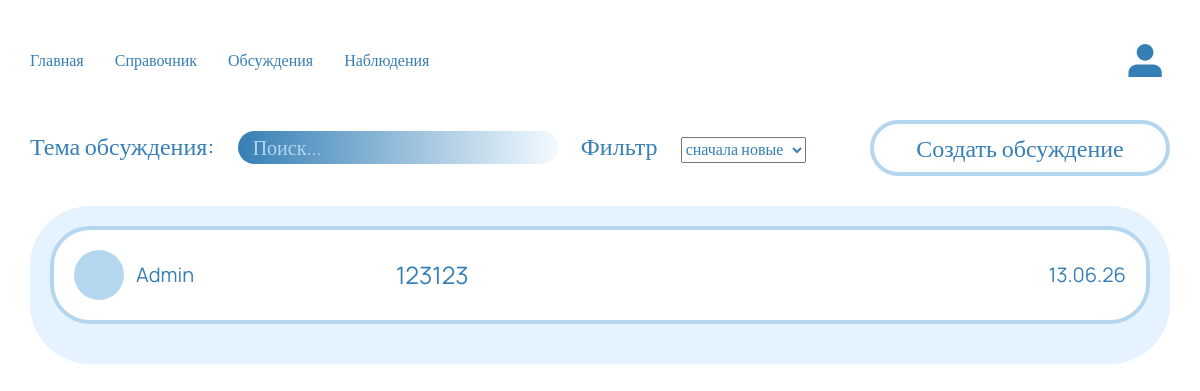
The app's page /discussions/ with its own data.
### discussions/models.py (models this page shows)
class Discussions(models.Model):
    title = models.CharField(max_length=200, null=False)
    content = models.TextField(max_length=1000, null=False)
    image = models.ImageField(upload_to='images/discussions/', null=True, blank=True)
    user = models.ForeignKey(User, on_delete=models.CASCADE)
    date = models.DateField(auto_now_add=True)

### userprofile/models.py (models this page shows)
class Profile(models.Model):
    user = models.OneToOneField(User, on_delete=models.CASCADE)
    first_name = models.CharField(max_length=50, blank=True)
    last_name = models.CharField(max_length=50, blank=True)
    email = models.EmailField(max_length=254, blank=True)
    logo = models.ImageField(blank=True, null=True, default=None, upload_to=product_preview_directory_path)

### discussions/views.py (the view)
# urls.py: path('', ListDiscussionView.as_view(), name='list'),
class ListDiscussionView(View):
    def get(self, request: HttpRequest) -> HttpResponse:
        if request.GET.get("sort") == 'old':
            sort = 'date'
        else:
            sort = '-date'
        if request.GET.get("search"):
            discussions = Discussions.objects.filter(title__icontains=request.GET.get("search")).order_by(sort)
        else:
            discussions = Discussions.objects.all().order_by(sort)
        context = {
            'sort': request.GET.get("sort"),
            'search': request.GET.get("search"),
            'discussions': discussions,
        }
        return render(request, 'discussions/list_discussion.html', context=context)

### discussions/templates/discussions/list_discussion.html (shortened to what this page needs)
{% extends "base.html" %}
{% block main %}
<div class="container">
    <div class="discussions-header">
        <form method="get" class="discussions_form">
            <label for="discussions-search">Тема обсуждения:</label>
            <input
                    id="discussions-search"
                    class="discussions_search"
                    name="search"
                    placeholder="Поиск..."
            >
            <label for="discussions-sort">Фильтр</label>
            <select name="sort" id="discussions-sort" onchange="this.form.submit();">
                {% if sort == "old" %}
                    <option value="old">сначала старые</option>
                    <option value="new">сначала новые</option>
                {% else %}
                    <option value="new">сначала новые</option>
                {% endif %}
            </select>
        </form>
        <a class="btn_light" href="{% url 'discussions:create'%}">Создать обсуждение</a>
    </div>
    <div class="discussions">
        {% for discussion in discussions %}
        <a class="discussions-item" href="{% url 'discussions:detail' pk=discussion.pk %}">
            <div class="discussions-logo"
                {% if discussion.user.profile.logo %}
                style="background-image: url(../../..{{ discussion.user.profile.logo.url }});"
                {% endif %}
                 >
            </div>
            <p class="discussions-user">
                {{ discussion.user.profile.first_name }} {{ discussion.user.profile.last_name }}
            </p>
            <p class="discussions-title">{{ discussion.title|truncatechars:'40' }}</p>
            <p class="discussions-date">{{ discussion.date | date:"d.m.y" }}</p>
        </a>
        {% endfor %}
    </div>
</div>
{% endblock %}

### static/css/common.css (style rules this page uses)
:root { --pale-blue-color: #E4F3FF; --blue-color: #367FB5; --blue-one-color: #B5D6EF; }
* { box-sizing: border-box; font-family: Manrope; color: var(--blue-color); }
a { color: currentColor; text-decoration: none; }
ul, p { margin: 0; padding: 0; }
.container { margin-left: auto; margin-right: auto; padding-left: 30px; padding-right: 30px; max-width: 1300px; }
.btn, .btn_bold, .btn_light, .bnt_file span, .btn_delete { display: inline-block; font-size: 24px; padding: 10px; min-width: 300px; cursor: pointer; text-align: center; border-width: 4px; border-style: solid; border-radius: 40px; }
.btn_light, .bnt_file span { background-color: rgba(0, 0, 0, 0); border-color: var(--blue-one-color); }

### static/css/styles.css (style rules this page uses)
.discussions-header { display: flex; align-items: center; }
.discussions_form { margin-right: auto; }
.discussions_form label { font-size: 24px; margin-right: 20px; }
.discussions_form input::placeholder { color: var(--blue-one-color); }
.discussions_form input { margin-right: 20px; padding: 5px 15px; width: 320px; font-size: 20px; color: white; border: none; border-radius: 50px; background: linear-gradient(90deg, #367FB5 0%, #F3FAFF 100%); }
.discussions { margin-top: 30px; padding: 20px; border-radius: 60px; background-color: var(--pale-blue-color); }
.discussions-item { display: flex; width: 100%; align-items: center; margin-bottom: 20px; padding: 20px; border: 4px solid var(--blue-one-color); border-radius: 40px; background-color: white; }
.discussions-logo { margin-right: 12px; width: 50px; height: 50px; border-radius: 50px; background-size: cover; background-color: var(--blue-one-color); }
.discussions-user { margin-right: 60px; font-size: 20px; min-width: 200px; }
.discussions-title { font-size: 24px; margin-right: auto; }
.discussions-date { font-size: 20px; }

### records on screen
Discussions: user.profile.first_name "Admin", title "123123", date "13.06.26"
